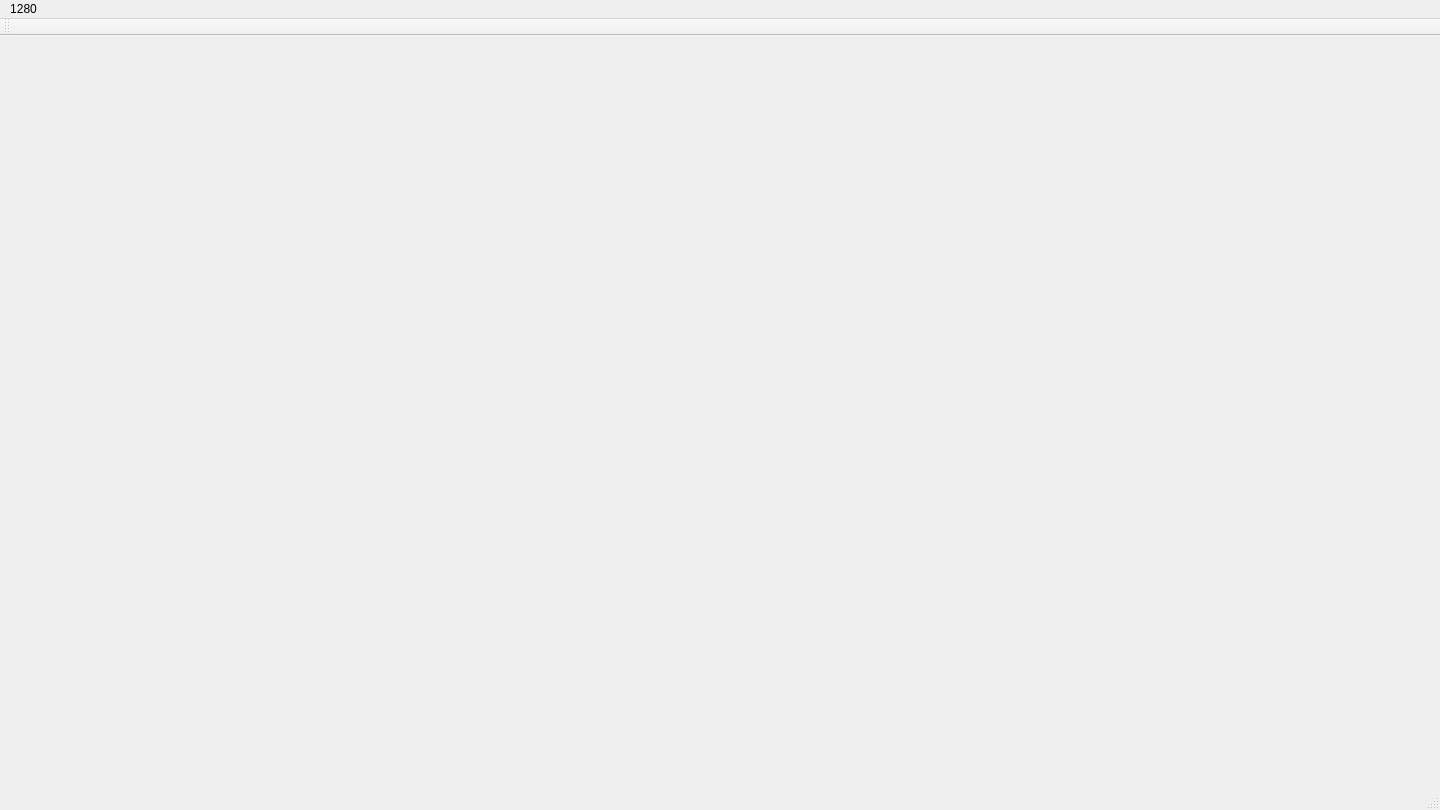
<?xml version="1.0" encoding="UTF-8"?>
<ui version="4.0">
 <class>MainWindow</class>
 <widget class="QMainWindow" name="MainWindow">
  <property name="geometry">
   <rect>
    <x>0</x>
    <y>0</y>
    <width>1440</width>
    <height>810</height>
   </rect>
  </property>
  <property name="windowTitle">
   <string>MainWindow</string>
  </property>
  <widget class="QWidget" name="centralWidget"/>
  <widget class="QMenuBar" name="menuBar">
   <property name="geometry">
    <rect>
     <x>0</x>
     <y>0</y>
     <width>1440</width>
     <height>26</height>
    </rect>
   </property>
   <widget class="QMenu" name="menu1280">
    <property name="title">
     <string>1280</string>
    </property>
   </widget>
   <addaction name="menu1280"/>
  </widget>
  <widget class="QToolBar" name="mainToolBar">
   <attribute name="toolBarArea">
    <enum>TopToolBarArea</enum>
   </attribute>
   <attribute name="toolBarBreak">
    <bool>false</bool>
   </attribute>
  </widget>
  <widget class="QStatusBar" name="statusBar"/>
 </widget>
 <layoutdefault spacing="6" margin="11"/>
 <resources/>
 <connections/>
</ui>
